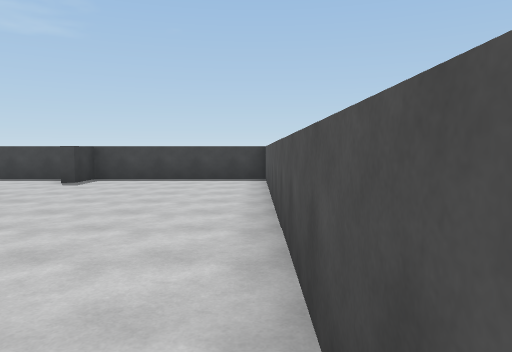
view 1 (above)

18 first-person views from a walk through a scene from a Unity 3-D project. The camera is 1.5 m above the floor, tilts 4° down and sees 70° across. The floor is counted in squares, 2 m on a side. Each view is taken from the middle of a square. On the plan, view 1 faces up. The plan holds only what a view shows up to about 11 squares ahead; the rest is blank. The place goes on beyond the plan. The player is left out.

view 2
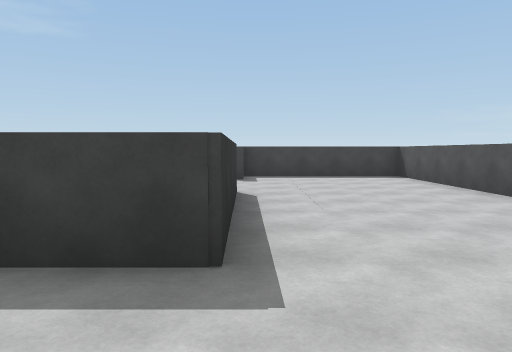

view 3
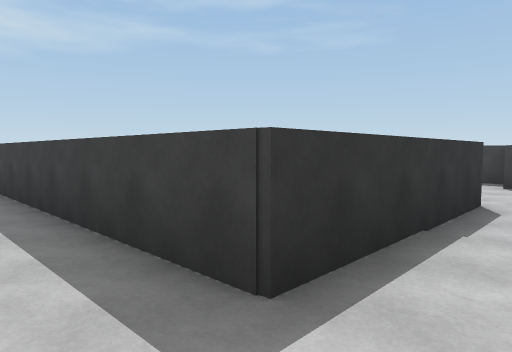

view 4
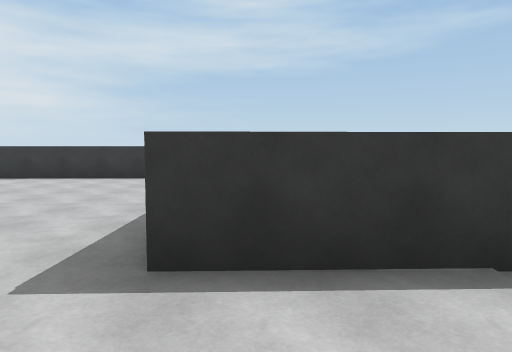

view 5
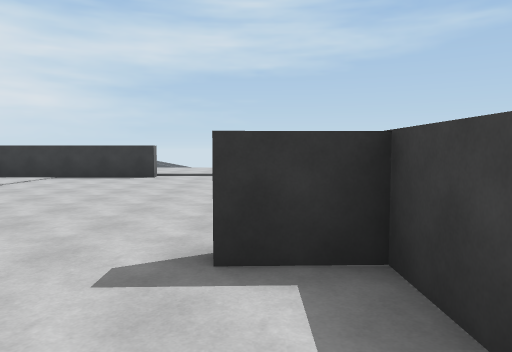

view 6
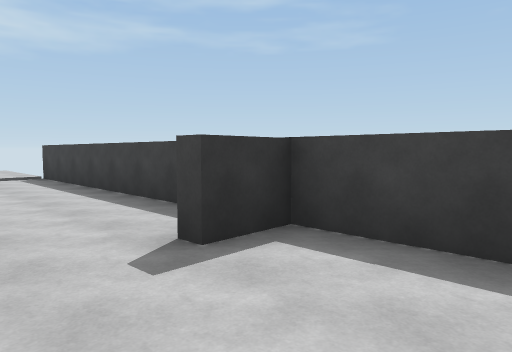

view 7
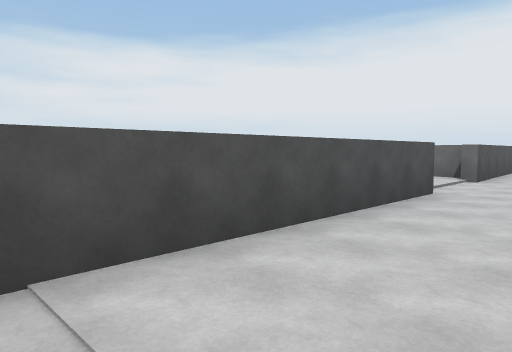

view 8
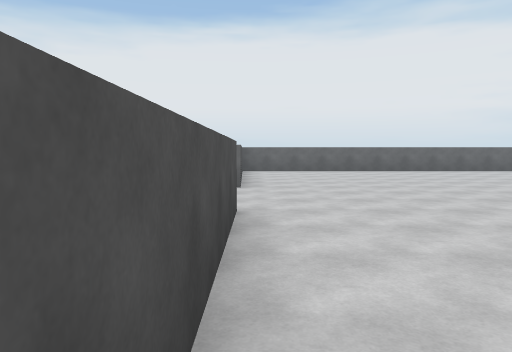

view 9
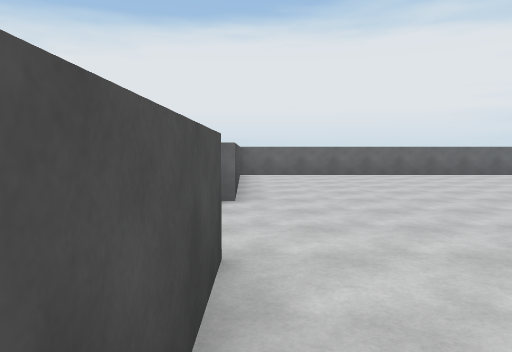

view 10
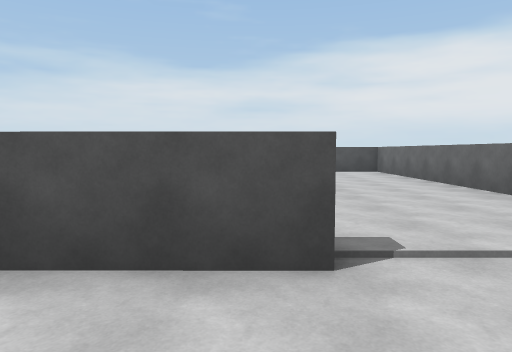

view 11
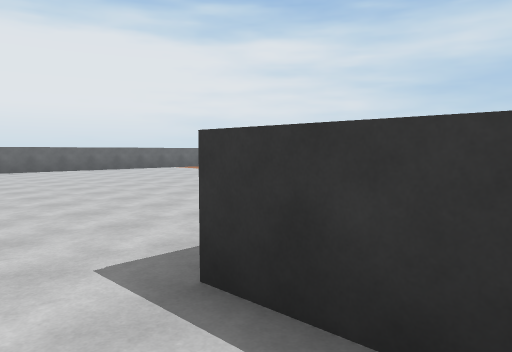

view 12
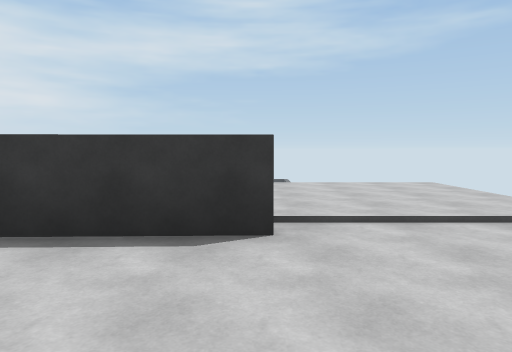

view 13
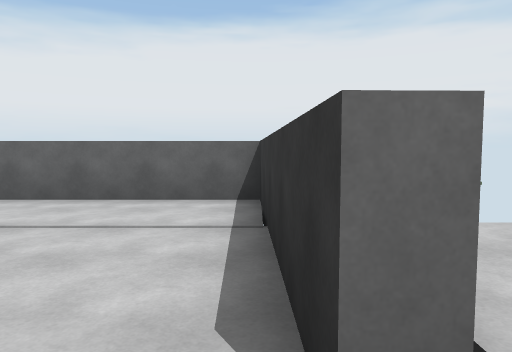

view 14
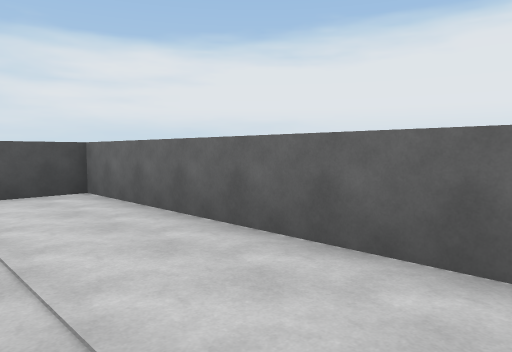

view 15
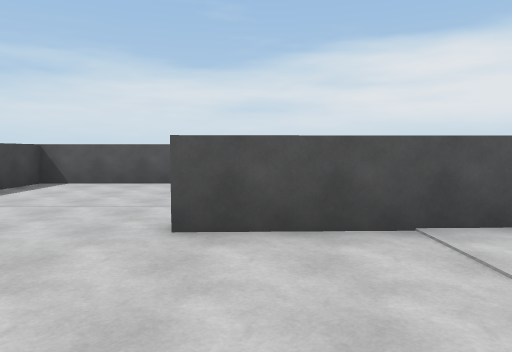

view 16
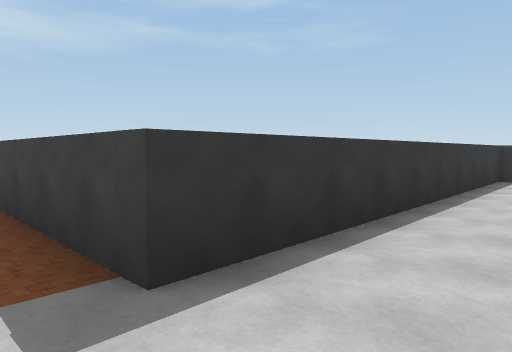

view 17
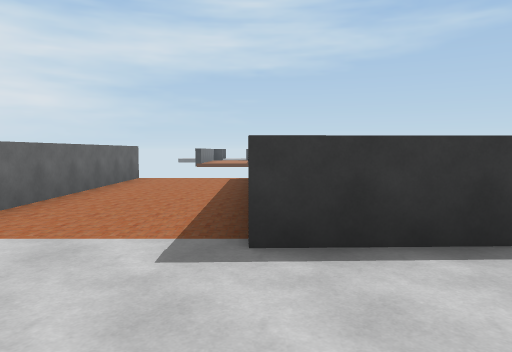

view 18
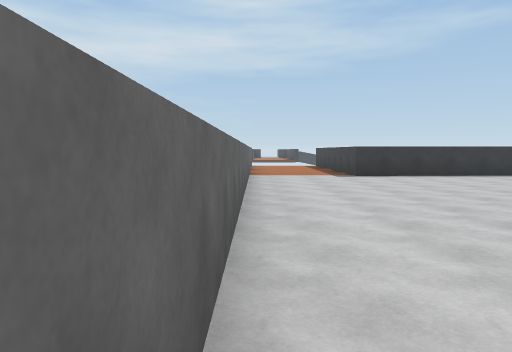

### Floor plan
Key: @ floor where view 1 was taken; # wall or solid block; x gap in a wall; . floor; / step, stairs or slope; v drop or lower ground.
Columns run from 19 left of view 1 to 9 right of it. Each row starts with its distance up from view 1.
 10   vvvvx##############
  9   v.../........#....#
  8   v.../.............#
  7   v.../.............#
  6    .../#............#
  5      ./#.......#....#
  4        #.......#....#
  3        #.......#....#
  2        #.......#....#
  1        #########....#
  0        #...........@#
 -1        #............#
 -2        #............#
 -3        #................
 -4        #....................
 -5        #.....................
 -6        #............#  ######
 -7        #............#
 -8    #####............#
 -9  ...................#
-10  ...................#
-11 x...................
-12  ##################

Positions as (right, up) in squares from view 1, and headings:
1: (0, 0), facing up
2: (-4, -1), facing up
3: (-3, 0), facing up-left
4: (-2, 2), facing left
5: (-2, 9), facing left
6: (-2, 7), facing up-left
7: (-2, 4), facing down-right
8: (0, 2), facing down
9: (0, 0), facing down
10: (-2, -2), facing right
11: (-3, 3), facing down-left
12: (-9, 6), facing left
13: (-12, 7), facing down
14: (-11, 4), facing down-right
15: (-8, 5), facing right
16: (-10, -9), facing up-left
17: (-9, -8), facing left
18: (-1, -11), facing left
